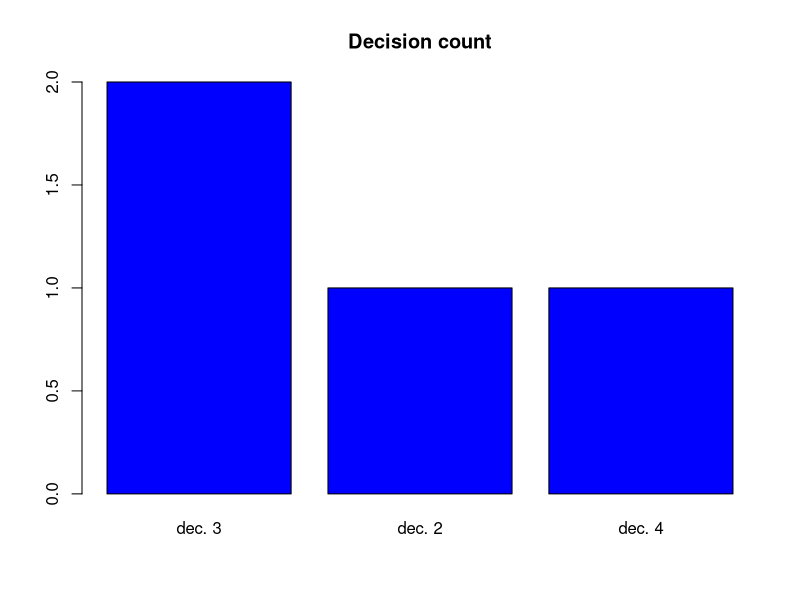
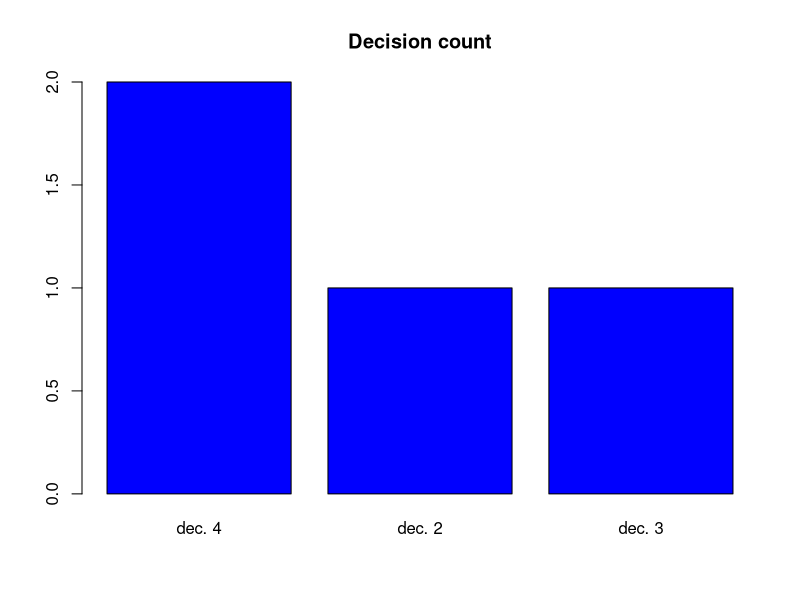
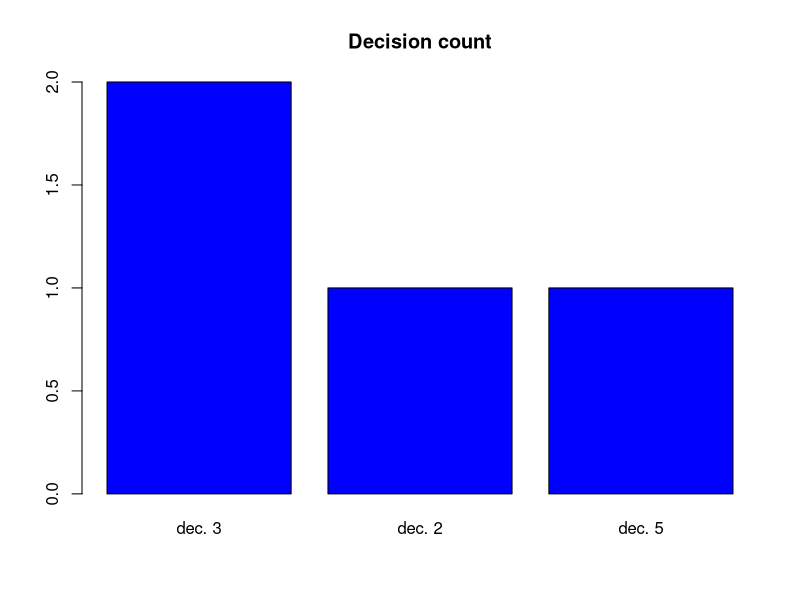
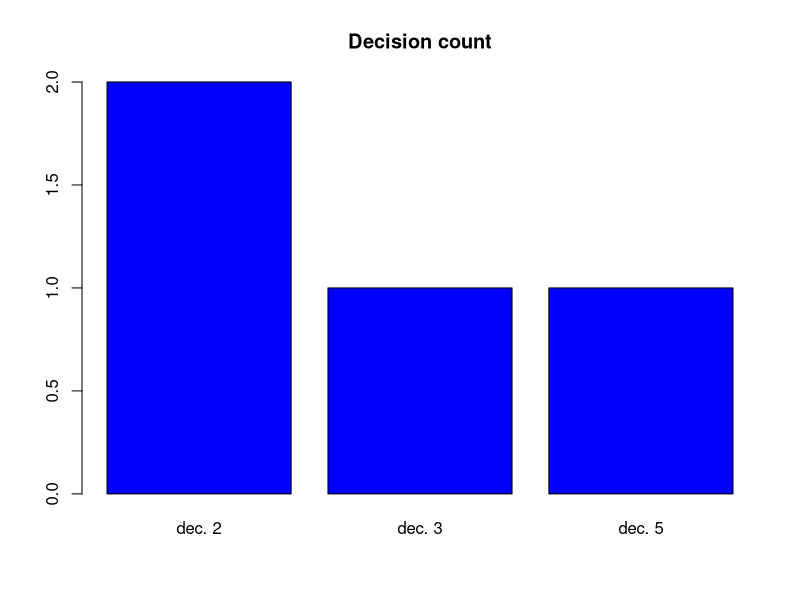

The R source for these figures, in order:
# Uproszczona wersja funkcji zwracajaca optymalne warianty decyzji w warunkach
# niepewnosci wedlug okreslonych kryteriow (w przypadku wiecej niz jednej
# optymalnej decyzji zwracana jest ta o najnizszym indeksie)

crit <- function (rm, alpha = 0.7) {
  o <- apply(rm, 1, max)
  s <- apply(rm, 1, min)
  w <- max(s)
  wl <- match(w, s)
  op <- alpha * s + (1 - alpha) * o
  h <- max(op)
  hl <- match(h, op)
  m <- apply(rm, 2, max)
  mv <- matrix(m,
              nrow = dim(rm)[1],
              ncol = dim(rm)[2],
              byrow = TRUE)
  r <- mv - rm
  ro <- apply(r, 1, max)
  sa <- min(ro)
  sal <- match(sa, ro)
  l <- apply(rm, 1, mean)
  lm <- max(l)
  lml <- match(lm, l)
  opt <- rbind(c(wl, hl, sal, lml), c(w, h, sa, lm))
  rownames(opt) <- c("opt.dec", "crit.val")
  colnames(opt) <- c("Wald", "Hurwicz", "Savage", "Laplace")
  t <- table(opt[1, ])
  st <- sort(t, decreasing = TRUE)
  stm <- rbind(as.numeric(names(st)), st)
  colnames(stm) <- NULL
  rownames(stm) <- c("dec", "count")
  barplot(
    stm[2, ],
    names.arg = paste("dec.", stm[1, ], sep = " "),
    main = "Decision count",
    col = "blue"
  )
  list(Hurwicz.alpha = alpha, opt.dec = opt, dec.count = stm)
}

# Przyklad zastosowania (macierz wyplat 4x5 - 4 mozliwe decyzje,
# 5 mozliwych stanow natury)
mt <- matrix(c(13, 11, 8, 15, 5, 17, 11, 6, 19, 13, 13, 8, 14, 16, 17, 13, 18, 4, 20, 18),
           byrow = TRUE, ncol = 5)
crit(mt)
crit(mt, alpha = 0.2)

# Przyklad zastosowania (macierz wyplaty 5x5 o pseudolosowo
# wygenerowanych wartosciach calkowitych z rozkladu jednostajnego (a = 1, b = 20))
mw <- matrix(round(runif(25, 1, 20)), ncol=5)
crit(mw)
crit(mw, 0.4)
